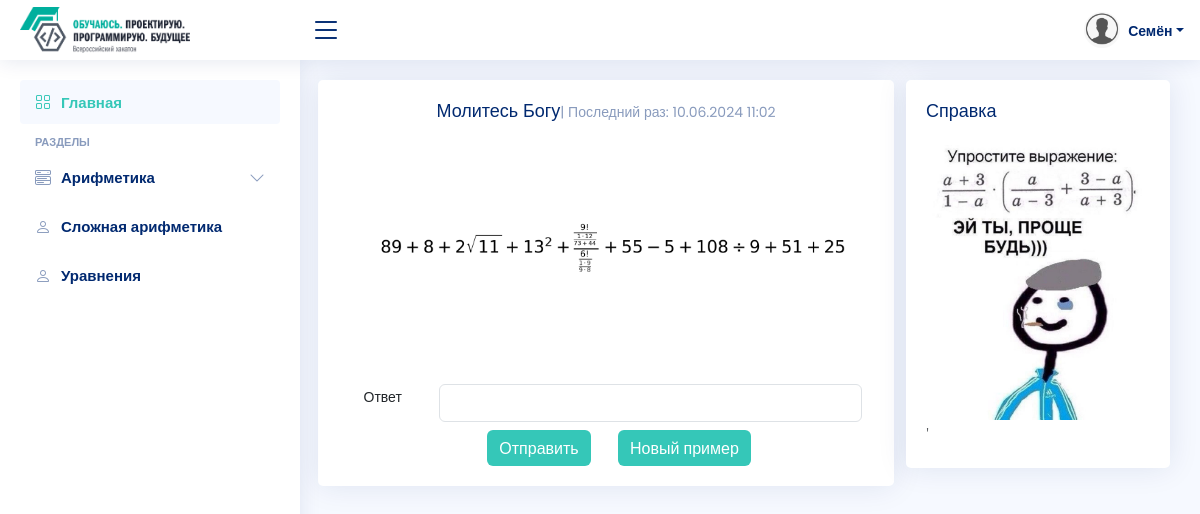
/complex_arithmetic/37 (signed in), run on the app's committed database.
### data/users.py (models this page shows, shortened)
class User(SqlAlchemyBase, UserMixin, SerializerMixin):
    __tablename__ = 'users'
    id = Column(Integer, primary_key=True, autoincrement=True)
    name = Column(String, nullable=True)
    about = Column(String, nullable=True)
    email = Column(String, index=True, unique=True, nullable=True)
    hashed_password = Column(String, nullable=True)
    created_date = Column(String, default=datetime.datetime.now().strftime("%d.%m.%Y %H:%M"))
    total_score = Column(Integer, default=0)
    source_image = Column(String, nullable=True, default='default.png')
    score = orm.relationship("Score", back_populates='user')

### data/difficulty_levels.py (models this page shows)
class Difficulty_levels(SqlAlchemyBase):
    __tablename__ = 'difficulty_levels'
    id = Column(Integer, primary_key=True, autoincrement=True)
    difficulty_levels_title = Column(String)
    difficulty_levels_complexity = Column(Integer)
    difficulty_levels_type = Column(String)
    difficulty_levels_weight = Column(Integer)
    score = orm.relationship("Score", back_populates='difficulty_levels')

### data/score.py (models this page shows)
class Score(SqlAlchemyBase, SerializerMixin):
    __tablename__ = 'score'
    id = Column(Integer, primary_key=True, autoincrement=True)
    level_rate = Column(Integer, nullable=True, default=0)
    level_all = Column(Integer, nullable=True, default=0)
    level_last_date = Column(String, nullable=True, default="Никогда")
    level_url_image = Column(String, nullable=True)
    level_answer = Column(String, nullable=True)
    user_id = Column(Integer, ForeignKey("users.id"))
    user = orm.relationship('User')
    difficulty_levels_id = Column(Integer, ForeignKey("difficulty_levels.id"))
    difficulty_levels = orm.relationship('Difficulty_levels')

### main.py (the view)
@app.route('/complex_arithmetic/<int:_id>', methods=['GET', 'POST'])
@login_required
def complex_arithmetic(_id):
    form = TaskForm()
    info = informations.complex_arithmetic
    template = 'task.html'
    return main_render(form, 'complex_arithmetic', _id, info, template)

### forms/problem_form.py
class TaskForm(FlaskForm):
    x = StringField('Ответ')
    submit = SubmitField('Отправить')
    new_submit = SubmitField('Новый пример')

### data/db_session.py (called while the page is built)
def create_session() -> Session:
    global __factory
    return __factory()

### main.py (called while the page is built, shortened)
@login_manager.user_loader
def load_user(user_id):
    db_sess = db_session.create_session()
    return db_sess.query(User).get(user_id)

def get_score(db_sess, title, _type):
    return db_sess.query(Score).filter(
        Score.user_id == current_user.id,
        Score.difficulty_levels_id == db_sess.query(Difficulty_levels).filter(
            Difficulty_levels.difficulty_levels_title == title,
            Difficulty_levels.difficulty_levels_type == _type).first().id).first()

def main_render(form, levels_title, _id, info, template):
    db_sess = db_session.create_session()
    difficulty = db_sess.query(Difficulty_levels).filter(Difficulty_levels.id == _id).first()
    score = get_score(db_sess, difficulty.difficulty_levels_title, levels_title)
    return render_template(
        template, primer=score.level_url_image, form=form, info=info,
        title=difficulty.difficulty_levels_title, title_card=difficulty.difficulty_levels_title,
        date=score.level_last_date
    )

### templates/task.html (shortened to what this page needs)
{% extends "base.html" %}
{% block content %}
    <div class="row">
        <div class="col-lg-8">
            <div class="row">
                <div class="card info-card sales-card" style="text-align: center;">
                    <div class="col-md-12">
                        <div class="card-body">
                            <h5 class="card-title">{{ title_card }}<span>| Последний раз: {{ date }}</span></h5>
                            <img src="../static/sample_image/{{ primer }}" alt="" style="width: 100%;">
                        </div>
                    </div>
                    <div class="col-md-12">
                        <div class="card-body">
                            <form class="row" method="post" action="" novalidate>
                                <div class="col-12 mb-2">
                                    <div class="row">
                                        <div class="col-md-2">
                                            {{ form.x.label }}
                                        </div>
                                        <div class="col-md-10">
                                            {{ form.x(class="form-control") }}
                                        </div>
                                    </div>
                                </div>
                                <div class="col"></div>
                                <div class="col-md-3">
                                    {{ form.submit(class="btn btn-primary") }}
                                </div>
                                <div class="col-md-3">
                                    {{ form.new_submit(class="btn btn-primary") }}
                                </div>
                                <div class="col"></div>
                            </form>
                        </div>
                    </div>
                </div>
            </div>
        </div>
        <div class="col-lg-4">
            <div class="card">
                <div class="card-body pb-0">
                    <h5 class="card-title">Справка</h5>
                    <div class="mb-4">
                        <span class="text-muted small pt-2 ps-1">
                            <img src="../static/assets/img/info/{{ info }}" />'
                        </span>
                    </div>
                </div>
            </div>
        </div>
    </div>
{% endblock %}

### templates/header.html (shortened to what this page needs)
<header id="header" class="header fixed-top d-flex align-items-center">
    <div class="d-flex align-items-center justify-content-between">
        <a href="/dashboard" class="logo d-flex align-items-center">
            <img src="../static/assets/img/logo.png" alt="" style="width: 170px;">
        </a>
        <i class="bi bi-list toggle-sidebar-btn"></i>
    </div>
    <nav class="header-nav ms-auto">
        <ul class="d-flex align-items-center">
            {% if current_user.is_authenticated %}
                <li class="nav-item dropdown pe-3">
                    <a class="nav-link nav-profile d-flex align-items-center pe-0" href="#" data-bs-toggle="dropdown">
                        <img src="../static/assets/img/service/images_profiles_users/{{ current_user.source_image }}"
                             alt="Profile" class="rounded-circle" style="width: 36px; height: 36px;">
                        <span class="d-none d-md-block dropdown-toggle ps-2">{{ current_user.name }}</span>
                    </a>
                </li>
            {% else %}
                <li>
                    <a class="btn btn-primary " href="/register">Зарегистрироваться</a>
                    <a class="btn btn-success" href="/login">Войти</a>
                </li>
            {% endif %}
        </ul>
    </nav>
</header>

### static/assets/css/style.css (style rules this page uses)
:root { scroll-behavior: smooth; --theme-1: #35c7b8; --theme-2: #2daea2; --white: #ffffff; }
body { font-family: "Open Sans", sans-serif; background: #f6f9ff; color: #444444; }
a { color: var(--theme-1); text-decoration: none; }
h1, h2, h3, h4, h5, h6 { font-family: "Nunito", sans-serif; }
.btn-primary { background-color: var(--theme-1); border: none; }
.card { margin-bottom: 30px; border: none; border-radius: 5px; box-shadow: 0px 0 30px rgba(1, 41, 112, 0.1); }
.card-title { padding: 20px 0 15px 0; font-size: 18px; font-weight: 500; color: #012970; font-family: "Poppins", sans-serif; }
.card-title span { color: #899bbd; font-size: 14px; font-weight: 400; }
.card-body { padding: 0 20px 20px 20px; }
.logo { line-height: 1; }
@media (min-width: 1200px) { .logo { width: 280px; } }
.header { transition: all 0.5s; z-index: 997; height: 60px; box-shadow: 0px 2px 20px rgba(1, 41, 112, 0.1); background-color: #fff; padding-left: 20px; }
.header .toggle-sidebar-btn { font-size: 32px; padding-left: 10px; cursor: pointer; color: #012970; }
.header-nav ul { list-style: none; }
.header-nav > ul { margin: 0; padding: 0; }
.header-nav .nav-profile { color: #012970; }
.header-nav .nav-profile img { max-height: 36px; }
.header-nav .nav-profile span { font-size: 14px; font-weight: 600; }

### data on the page
User: source_image (placeholder picture), name "Семён"
Difficulty_levels: difficulty_levels_title "Молитесь Богу"
Score: level_last_date "10.06.2024 11:02", level_url_image (picture)
